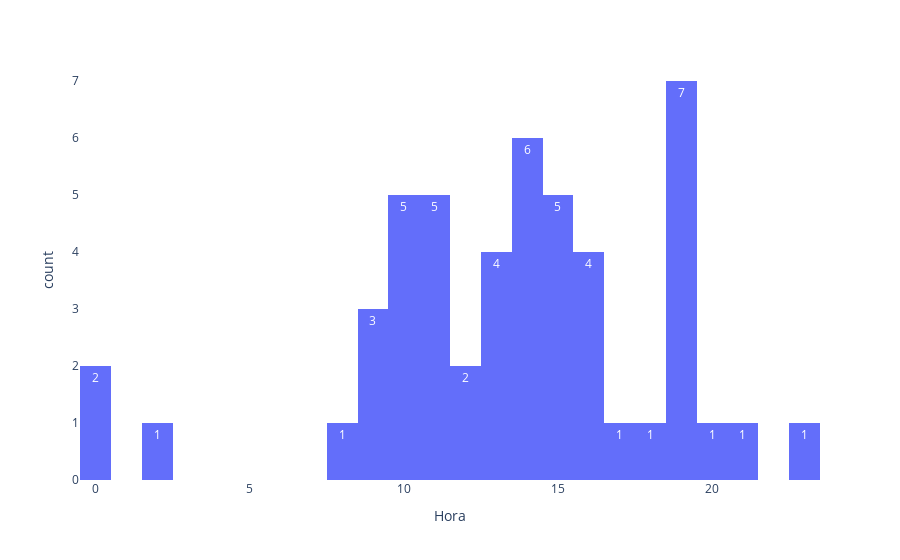

Source (notebook cell):
### Markdown cell above
#### Por Hora

### Code cell
fig = px.histogram(chat_df, x='Hora', nbins=24, text_auto=True)
fig.update_layout(
    plot_bgcolor='rgba(0,0,0,0)',
    paper_bgcolor='rgba(0,0,0,0)',
)

### Figure 1 — Plotly figure (JSON) as saved in the notebook; plotly's stock layout.template omitted (floating-point values rounded to 4 significant figures)
{"data": [{"alignmentgroup": "True", "bingroup": "x", "hovertemplate": "Hora=%{x}<br>count=%{y}<extra></extra>", "legendgroup": "", "marker": {"color": "#636efa", "pattern": {"shape": ""}}, "name": "", "nbinsx": 24, "offsetgroup": "", "orientation": "v", "showlegend": false, "texttemplate": "%{value}", "type": "histogram", "x": [10, 12, 15, 16, 19, 19, 11, 11, 18, 10, 10, 14, 14, 20, 12, 13, 14, 17, 19, 19, 2, 10, 13, 14, 14, 0, 0, 10, 11, 15, 15, 16, 16, 11, 11, 13, 14, 21, 9, 9, 13, 15, 15, 16, 19, 19, 19, 23, 8, 9], "xaxis": "x", "yaxis": "y"}], "layout": {"barmode": "relative", "legend": {"tracegroupgap": 0}, "margin": {"t": 60}, "paper_bgcolor": "rgba(0,0,0,0)", "plot_bgcolor": "rgba(0,0,0,0)", "xaxis": {"anchor": "y", "domain": [0, 1], "title": {"text": "Hora"}}, "yaxis": {"anchor": "x", "domain": [0, 1], "title": {"text": "count"}}}}
